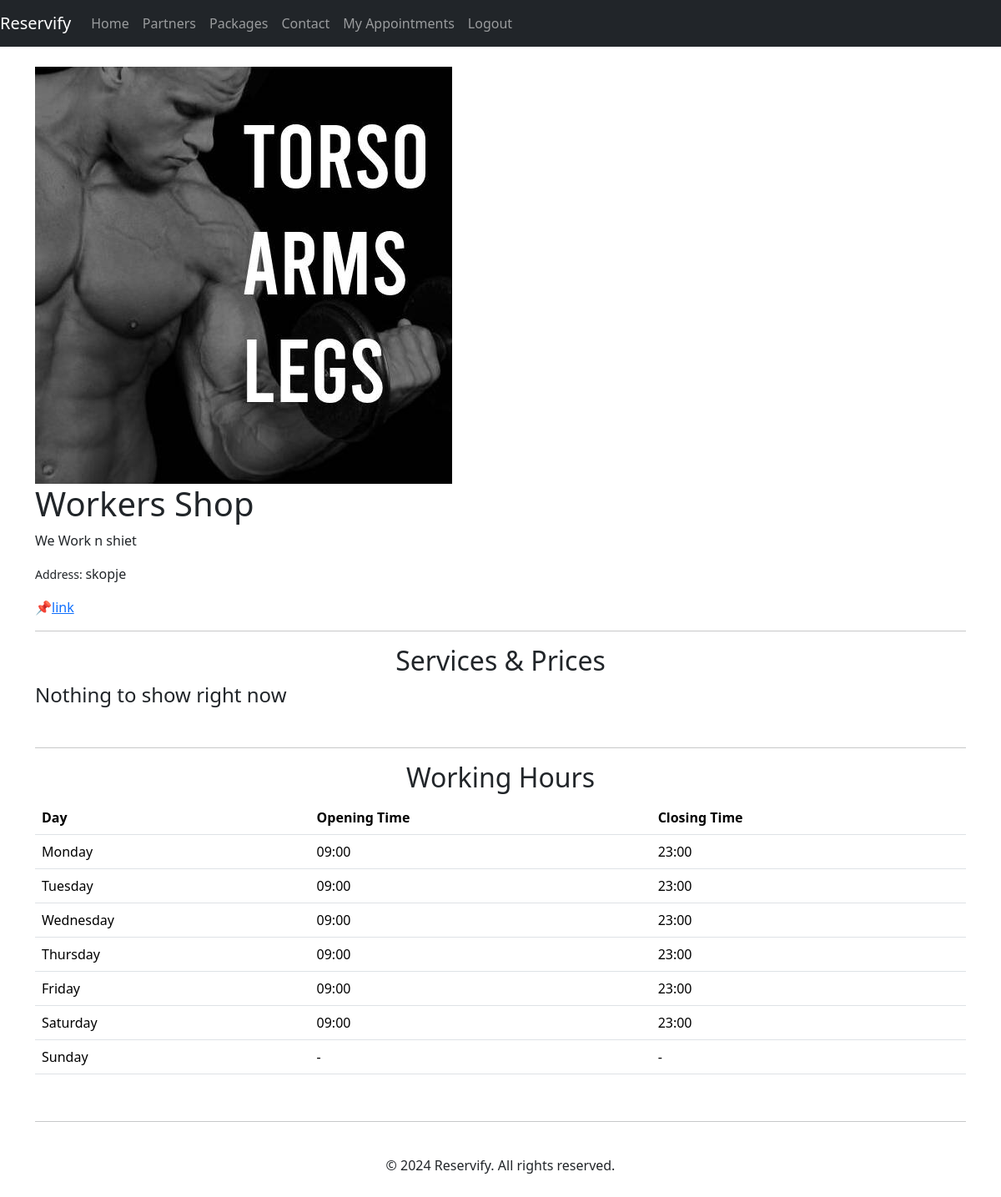
/shops/shop/3 (signed in), run on an earlier commit of the app's database.
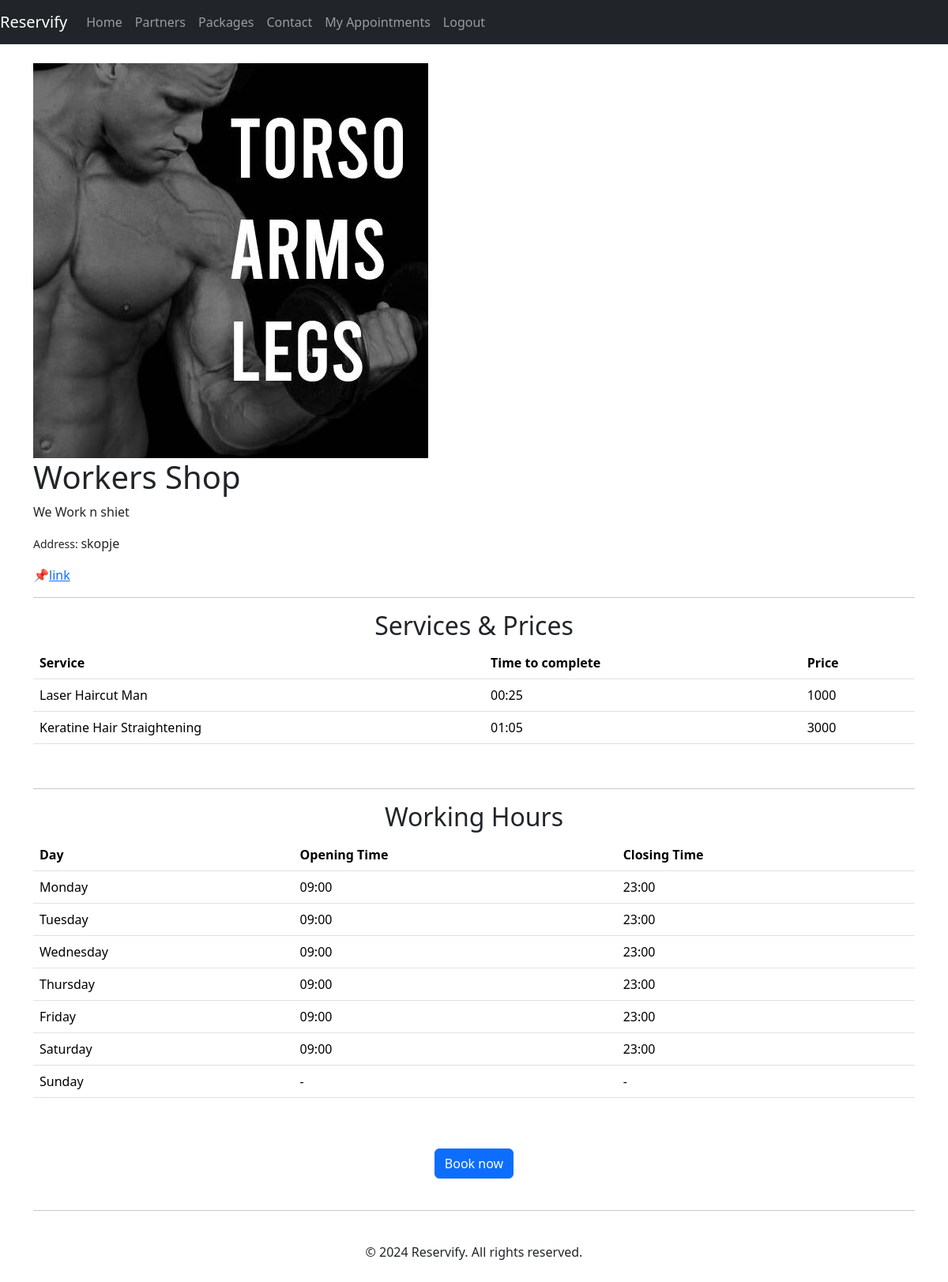
And on a later commit of the database.
### workingtimes/models.py (models this page shows, shortened)
class WorkingTime(models.Model):
    shop = models.ForeignKey(Shop, on_delete=models.CASCADE)
    WEEKDAYS = [
        (1, "Monday"),
        (2, "Tuesday"),
        (3, "Wednesday"),
        (4, "Thursday"),
        (5, "Friday"),
        (6, "Saturday"),
        (7, "Sunday"),
    ]
    day = models.IntegerField(choices=WEEKDAYS, blank=False)
    opens = models.TimeField(default='09:00:00', blank=False, help_text='Example: 09:00:00')
    closes = models.TimeField(default='23:00:00', blank=False, help_text='Example: 23:59:00')
    class Meta:
        ordering = ('day', 'opens')

### services/models.py (models this page shows, shortened)
class Service(models.Model):
    shop = models.ForeignKey(Shop, on_delete=models.CASCADE)
    service = models.CharField(max_length=100, default='')
    price = models.PositiveIntegerField(default=0)
    time_to_complete = models.TimeField()
    class Meta:
        unique_together = ('shop', 'service')

### shops/views.py (the view)
# urls.py: path('shop/<int:id>', views.shop_details_page, name='shop_details_page'),
def shop_details_page(request, id):
    shop = Shop.objects.get(id=id)
    times = WorkingTime.objects.filter(shop=shop)
    services = Service.objects.filter(shop=shop)
    context = {'shop': shop, 'times': times, 'services': services}
    return render(request, 'shops/shop_details.html', context)

### templates/shops/shop_details.html
{% extends 'base.html' %}
{% load static %}
{% block content %}
<div class="container">
        <br>
        <img src="{{ shop.logo.url }}" alt="Hairstyle Shop" class="img-fluid shop-photo">
        <div class="shop-header">
            <h1>{{ shop.name }}</h1>
        </div>
            <p>
                {{ shop.description }}
            </p>
            <p>
                <small>Address: </small>{{ shop.location }}
            </p>
            <p>
                📌<a href="{{ shop.location_link }}">{{ shop.location_link|truncatechars:64 }}</a>
            </p>
        <hr>
        <div class="services">
            <h2 style="text-align: center;">Services & Prices</h2>
            {% if services %}
                <table class="table">
                <tr>
                    <th>Service</th>
                    <th>Time to complete</th>
                    <th>Price</th>
                </tr>
                {% for serv in services %}
                    <tr>
                        <td>{{ serv.service }}</td>
                        <td>{{ serv.time_to_complete|time:"H:i" }}</td>
                        <td>{{ serv.price }}</td>
                    </tr>
                {% endfor %}
            </table>
            {% else %}
                <h4>Nothing to show right now</h4>
            {% endif %}
        </div>
        <br>
        <hr>
        <div class="working-hours">
            <h2 style="text-align: center;">Working Hours</h2>
            {% if times %}
                <table class="table">
                <tr>
                    <th>Day</th>
                    <th>Opening Time</th>
                    <th>Closing Time</th>
                </tr>
                {% for day in times %}
                    {% if day.opens != day.closes %}
                        <tr>
                            <td>{{ day.get_day_display }}</td>
                            <td>{{ day.opens|date:"H:i"  }}</td>
                            <td>{{ day.closes|date:"H:i"  }}</td>
                        </tr>
                    {% else %}
                        <tr>
                            <td>{{ day.get_day_display }}</td>
                            <td>-</td>
                            <td>-</td>
                        </tr>
                    {% endif %}
                {% endfor %}
            </table>
            {% else %}
                <h4>Nothing to show right now</h4>
            {% endif %}
        </div>
        <br>
        {% if services %}
            <div class="text-center py-4">
                <a href="{% url 'book_appointment_page' shop.id %}" class="btn btn-primary">Book now</a>
            </div>
        {% endif %}
    <hr>
    </div>
{% endblock content %}

What changed in the data, as far as the page shows it:
added Service: service "Laser Haircut Man", time_to_complete "00:25", price "1000"
added Service: service "Keratine Hair Straightening", time_to_complete "01:05", price "3000"
Also different on the page:
text no longer shown: "Nothing to show right now"
text now shown: "Service Time to complete Price Book now"
